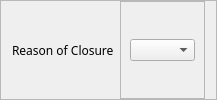
           <widget class="QFrame" name="frame_31">
            <property name="frameShape">
             <enum>QFrame::StyledPanel</enum>
            </property>
            <property name="frameShadow">
             <enum>QFrame::Raised</enum>
            </property>
            <layout class="QHBoxLayout" name="horizontalLayout_32">
             <property name="topMargin">
              <number>0</number>
             </property>
             <property name="bottomMargin">
              <number>0</number>
             </property>
             <item>
              <widget class="QLabel" name="label_16">
               <property name="font">
                <font>
                 <family>Moon</family>
                </font>
               </property>
               <property name="text">
                <string>Reason of Closure</string>
               </property>
              </widget>
             </item>
             <item>
              <widget class="QFrame" name="frame_32">
               <property name="font">
                <font>
                 <family>Raleway</family>
                </font>
               </property>
               <property name="frameShape">
                <enum>QFrame::StyledPanel</enum>
               </property>
               <property name="frameShadow">
                <enum>QFrame::Raised</enum>
               </property>
               <layout class="QHBoxLayout" name="horizontalLayout_33">
                <item>
                 <widget class="QComboBox" name="reasonClosureLine">
                  <property name="font">
                   <font>
                    <pointsize>7</pointsize>
                   </font>
                  </property>
                 </widget>
                </item>
               </layout>
              </widget>
             </item>
            </layout>
           </widget>
